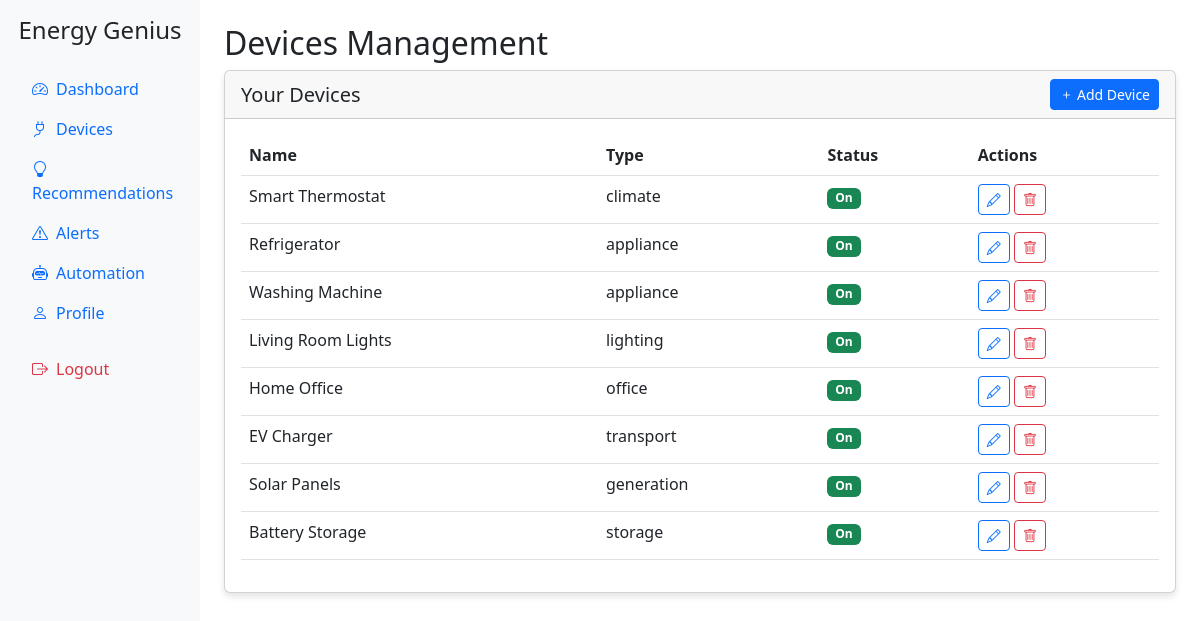
/devices (signed in), run on the app's committed database.
### app.py (models this page shows)
class Device(db.Model):
    id = db.Column(db.Integer, primary_key=True)
    name = db.Column(db.String(100), nullable=False)
    type = db.Column(db.String(50), nullable=False)
    status = db.Column(db.Boolean, default=True)
    user_id = db.Column(db.Integer, db.ForeignKey('user.id'), nullable=False)
    readings = db.relationship('EnergyReading', backref='device', lazy=True, cascade="all, delete-orphan")

### app.py (the view)
@app.route('/devices')
@login_required
def devices():
    devices = Device.query.filter_by(user_id=current_user.id).all()
    return render_template('devices.html', devices=devices)

### app.py (called while the page is built)
@login_manager.user_loader
def load_user(user_id):
    return User.query.get(int(user_id))

### templates/devices.html (shortened to what this page needs)
{% extends "base.html" %}
{% block header %}Devices Management{% endblock %}
{% block content %}
<div class="card">
    <div class="card-header d-flex justify-content-between align-items-center">
        <h5 class="mb-0">Your Devices</h5>
        <a href="{{ url_for('add_device') }}" class="btn btn-primary btn-sm">
            <i class="bi bi-plus"></i> Add Device
        </a>
    </div>
    <div class="card-body">
        <div class="table-responsive">
            <table class="table table-hover">
                <thead>
                    <tr>
                        <th>Name</th>
                        <th>Type</th>
                        <th>Status</th>
                        <th>Actions</th>
                    </tr>
                </thead>
                <tbody>
                    {% for device in devices %}
                    <tr>
                        <td>{{ device.name }}</td>
                        <td>{{ device.type }}</td>
                        <td>
                            <span class="badge bg-{% if device.status %}success{% else %}secondary{% endif %}">
                                {% if device.status %}On{% else %}Off{% endif %}
                            </span>
                        </td>
                        <td>
                            <a href="{{ url_for('edit_device', device_id=device.id) }}" class="btn btn-sm btn-outline-primary">
                                <i class="bi bi-pencil"></i>
                            </a>
                            <form method="POST" action="{{ url_for('delete_device', device_id=device.id) }}" class="d-inline">
                                <button type="submit" class="btn btn-sm btn-outline-danger" onclick="return confirm('Are you sure you want to delete this device?')">
                                    <i class="bi bi-trash"></i>
                                </button>
                            </form>
                        </td>
                    </tr>
                    {% else %}
                    <tr>
                        <td colspan="4" class="text-center">No devices found. <a href="{{ url_for('add_device') }}">Add your first device</a></td>
                    </tr>
                    {% endfor %}
                </tbody>
            </table>
        </div>
    </div>
</div>
{% endblock %}

### templates/base.html (shortened to what this page needs)
<!DOCTYPE html>
<html lang="en">
<head>
    <link href="https://cdn.jsdelivr.net/npm/bootstrap@5.3.0/dist/css/bootstrap.min.css" rel="stylesheet">
    <link rel="stylesheet" href="https://cdn.jsdelivr.net/npm/bootstrap-icons@1.10.0/font/bootstrap-icons.css">
</head>
<body>
    <div class="container-fluid">
        <div class="row">
            <div class="col-md-2 sidebar p-0">
                <div class="p-3">
                    <h4 class="text-center mb-4">Energy Genius</h4>
                    <ul class="nav flex-column">
                        <li class="nav-item">
                            <a class="nav-link {% if request.path == url_for('dashboard') %}active{% endif %}" href="{{ url_for('dashboard') }}">
                                <i class="bi bi-speedometer2 me-2"></i>Dashboard
                            </a>
                        </li>
                        <li class="nav-item">
                            <a class="nav-link {% if request.path == url_for('devices') %}active{% endif %}" href="{{ url_for('devices') }}">
                                <i class="bi bi-plug me-2"></i>Devices
                            </a>
                        </li>
                        <li class="nav-item">
                            <a class="nav-link {% if request.path == url_for('recommendations') %}active{% endif %}" href="{{ url_for('recommendations') }}">
                                <i class="bi bi-lightbulb me-2"></i>Recommendations
                            </a>
                        </li>
                        <li class="nav-item">
                            <a class="nav-link {% if request.path == url_for('alerts') %}active{% endif %}" href="{{ url_for('alerts') }}">
                                <i class="bi bi-exclamation-triangle me-2"></i>Alerts
                            </a>
                        </li>
                        <li class="nav-item">
                            <a class="nav-link {% if request.path == url_for('automation') %}active{% endif %}" href="{{ url_for('automation') }}">
                                <i class="bi bi-robot me-2"></i>Automation
                            </a>
                        </li>
                        <li class="nav-item">
                            <a class="nav-link {% if request.path == url_for('profile') %}active{% endif %}" href="{{ url_for('profile') }}">
                                <i class="bi bi-person me-2"></i>Profile
                            </a>
                        </li>
                        <li class="nav-item mt-3">
                            <a class="nav-link text-danger" href="{{ url_for('logout') }}">
                                <i class="bi bi-box-arrow-right me-2"></i>Logout
                            </a>
                        </li>
                    </ul>
                </div>
            </div>
            <div class="col-md-10 p-4">
                <h2>{% block header %}{% endblock %}</h2>
                {% block content %}{% endblock %}
            </div>
        </div>
    </div>
</body>
</html>

### templates/base.html (style rules this page uses)
.sidebar { min-height: 100vh; background-color: #f8f9fa; }
.card { margin-bottom: 20px; box-shadow: 0 4px 6px rgba(0, 0, 0, 0.1); }

### data on the page
Device: name "Smart Thermostat", type "climate", status "On"
Device: name "Refrigerator", type "appliance", status "On"
Device: name "Washing Machine", type "appliance", status "On"
Device: name "Living Room Lights", type "lighting", status "On"
Device: name "Home Office", type "office", status "On"
Device: name "EV Charger", type "transport", status "On"
Device: name "Solar Panels", type "generation", status "On"
Device: name "Battery Storage", type "storage", status "On"
